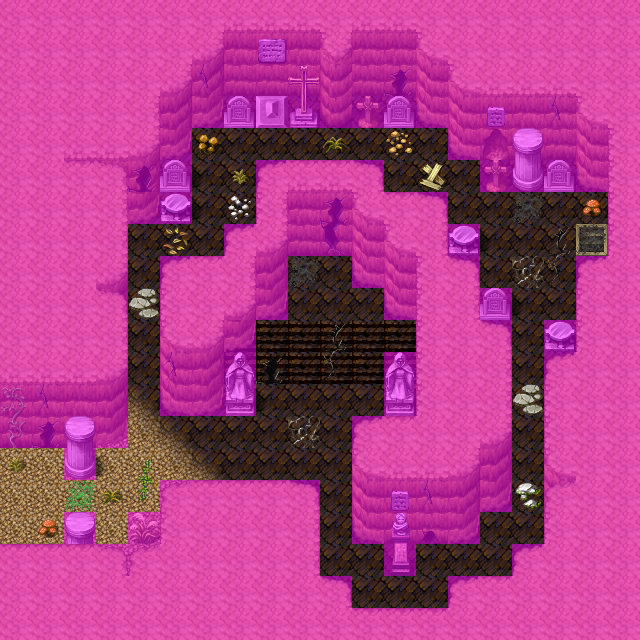

Below is a game level as drawn by its tile map, then a one-line description and the .tmx that defines it (tile-layer data replaced by summaries):
An orthogonal 20x20 tile map with 32x32 px tiles, 3 tile layers (Ground, Objects, Walkable), 1 hidden layer not drawn, 25 tilesets and 10 objects (7x spawn, 2x mapchange, key).

<map version="1.0" orientation="orthogonal" width="20" height="20" tilewidth="32" tileheight="32">
    <tileset firstgid="1" name="map_25" tilewidth="32" tileheight="32">
        <image source="../drawable/map_25.png" />
    </tileset>
    <tileset firstgid="65" name="map_21" tilewidth="32" tileheight="32">
        <image source="../drawable/map_21.png" />
    </tileset>
    <tileset firstgid="129" name="map_0" tilewidth="32" tileheight="32">
        <image source="../drawable/map_0.png" />
    </tileset>
    <tileset firstgid="193" name="map_5" tilewidth="32" tileheight="32">
        <image source="../drawable/map_5.png" />
    </tileset>
    <tileset firstgid="257" name="map_36" tilewidth="32" tileheight="32">
        <image source="../drawable/map_36.png" />
    </tileset>
    <tileset firstgid="321" name="map_35" tilewidth="32" tileheight="32">
        <image source="../drawable/map_35.png" />
    </tileset>
    <tileset firstgid="385" name="map_26" tilewidth="32" tileheight="32">
        <image source="../drawable/map_26.png" />
    </tileset>
    <tileset firstgid="449" name="map_22" tilewidth="32" tileheight="32">
        <image source="../drawable/map_22.png" />
    </tileset>
    <tileset firstgid="513" name="map_9" tilewidth="32" tileheight="32">
        <image source="../drawable/map_9.png" />
    </tileset>
    <tileset firstgid="577" name="map_3" tilewidth="32" tileheight="32">
        <image source="../drawable/map_3.png" />
    </tileset>
    <tileset firstgid="641" name="map_1" tilewidth="32" tileheight="32">
        <image source="../drawable/map_1.png" />
    </tileset>
    <tileset firstgid="705" name="map_2" tilewidth="32" tileheight="32">
        <image source="../drawable/map_2.png" />
    </tileset>
    <tileset firstgid="769" name="map_10" tilewidth="32" tileheight="32">
        <image source="../drawable/map_10.png" />
    </tileset>
    <tileset firstgid="833" name="map_29" tilewidth="32" tileheight="32">
        <image source="../drawable/map_29.png" />
    </tileset>
    <tileset firstgid="897" name="map_6" tilewidth="32" tileheight="32">
        <image source="../drawable/map_6.png" />
    </tileset>
    <tileset firstgid="961" name="map_18" tilewidth="32" tileheight="32">
        <image source="../drawable/map_18.png" />
    </tileset>
    <tileset firstgid="1025" name="map_4" tilewidth="32" tileheight="32">
        <image source="../drawable/map_4.png" />
    </tileset>
    <tileset firstgid="1089" name="map_14" tilewidth="32" tileheight="32">
        <image source="../drawable/map_14.png" />
    </tileset>
    <tileset firstgid="1153" name="map_7" tilewidth="32" tileheight="32">
        <image source="../drawable/map_7.png" />
    </tileset>
    <tileset firstgid="1217" name="map_17" tilewidth="32" tileheight="32">
        <image source="../drawable/map_17.png" />
    </tileset>
    <tileset firstgid="1281" name="map_12" tilewidth="32" tileheight="32">
        <image source="../drawable/map_12.png" />
    </tileset>
    <tileset firstgid="1345" name="map_16" tilewidth="32" tileheight="32">
        <image source="../drawable/map_16.png" />
    </tileset>
    <tileset firstgid="1409" name="map_20" tilewidth="32" tileheight="32">
        <image source="../drawable/map_20.png" />
    </tileset>
    <tileset firstgid="1473" name="map_15" tilewidth="32" tileheight="32">
        <image source="../drawable/map_15.png" />
    </tileset>
    <tileset firstgid="1537" name="map_19" tilewidth="32" tileheight="32">
        <image source="../drawable/map_19.png" />
    </tileset>
    <layer name="Ground" width="20" height="20">
        <data>[400 cells, 400 non-empty, 19 distinct tile ids]</data>
    </layer>
    <layer name="Objects" width="20" height="20">
        <data>[400 cells, 117 non-empty, 46 distinct tile ids]</data>
    </layer>
    <layer name="Above" width="20" height="20" visible="0">
        <data>[400 cells, 400 non-empty, 1 distinct tile ids]</data>
    </layer>
    <layer name="Walkable" width="20" height="20">
        <data>[400 cells, 302 non-empty, 1 distinct tile ids]</data>
    </layer>
    <objectgroup name="Mapevents">
        <object name="west" type="mapchange" x="0" y="448" width="32" height="96">
            <properties>
                <property name="map" value="lodarcave4" />
                <property name="place" value="east" />
            </properties>
        </object>
        <object name="down" type="mapchange" x="576" y="224" width="32" height="32">
            <properties>
                <property name="map" value="shortcut_lodar0" />
                <property name="place" value="up" />
            </properties>
        </object>
    </objectgroup>
    <objectgroup name="Spawn">
        <object name="hirazinn" type="spawn" x="288" y="256" width="64" height="64">
            <properties>
                <property name="spawngroup" value="hirazinn" />
            </properties>
        </object>
        <object name="hirathil2" type="spawn" x="256" y="320" width="160" height="64">
            <properties>
                <property name="quantity" value="2" />
                <property name="spawngroup" value="hirathil2" />
            </properties>
        </object>
        <object name="hirathil2_1" type="spawn" x="128" y="384" width="256" height="96">
            <properties>
                <property name="quantity" value="3" />
                <property name="spawngroup" value="hirathil2" />
            </properties>
        </object>
        <object name="hirathil2_2" type="spawn" x="192" y="128" width="64" height="96">
            <properties>
                <property name="quantity" value="2" />
                <property name="spawngroup" value="hirathil2" />
            </properties>
        </object>
        <object name="hirathil2_3" type="spawn" x="416" y="128" width="128" height="192">
            <properties>
                <property name="quantity" value="4" />
                <property name="spawngroup" value="hirathil2" />
            </properties>
        </object>
        <object name="hirathil2_4" type="spawn" x="352" y="512" width="192" height="96">
            <properties>
                <property name="quantity" value="2" />
                <property name="spawngroup" value="hirathil2" />
            </properties>
        </object>
    </objectgroup>
    <objectgroup name="Spawn_bats">
        <object name="cavebat2" type="spawn" x="128" y="96" width="416" height="512">
            <properties>
                <property name="quantity" value="4" />
                <property name="spawngroup" value="cavebat2" />
            </properties>
        </object>
    </objectgroup>
    <objectgroup name="Keys">
        <object name="lodar2:35" type="key" x="64" y="448" width="32" height="96">
            <properties>
                <property name="phrase" value="sign_lodarcave4a" />
                <property name="requireId" value="lodar2" />
                <property name="requireType" value="questProgress" />
                <property name="requireValue" value="35" />
            </properties>
        </object>
    </objectgroup>
</map>
